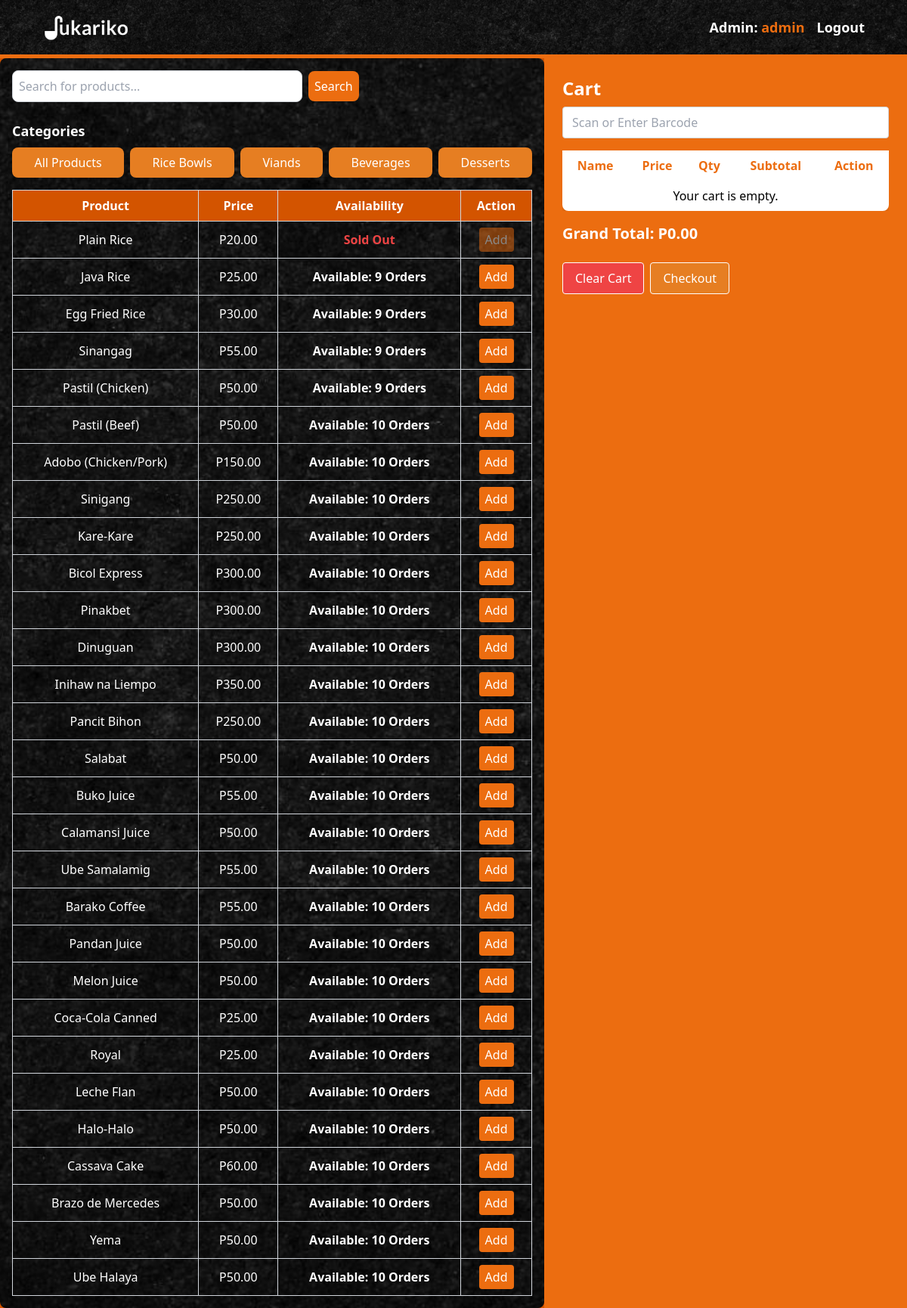
The page /Admin/cashier.php (signed in) on the database as committed earlier.
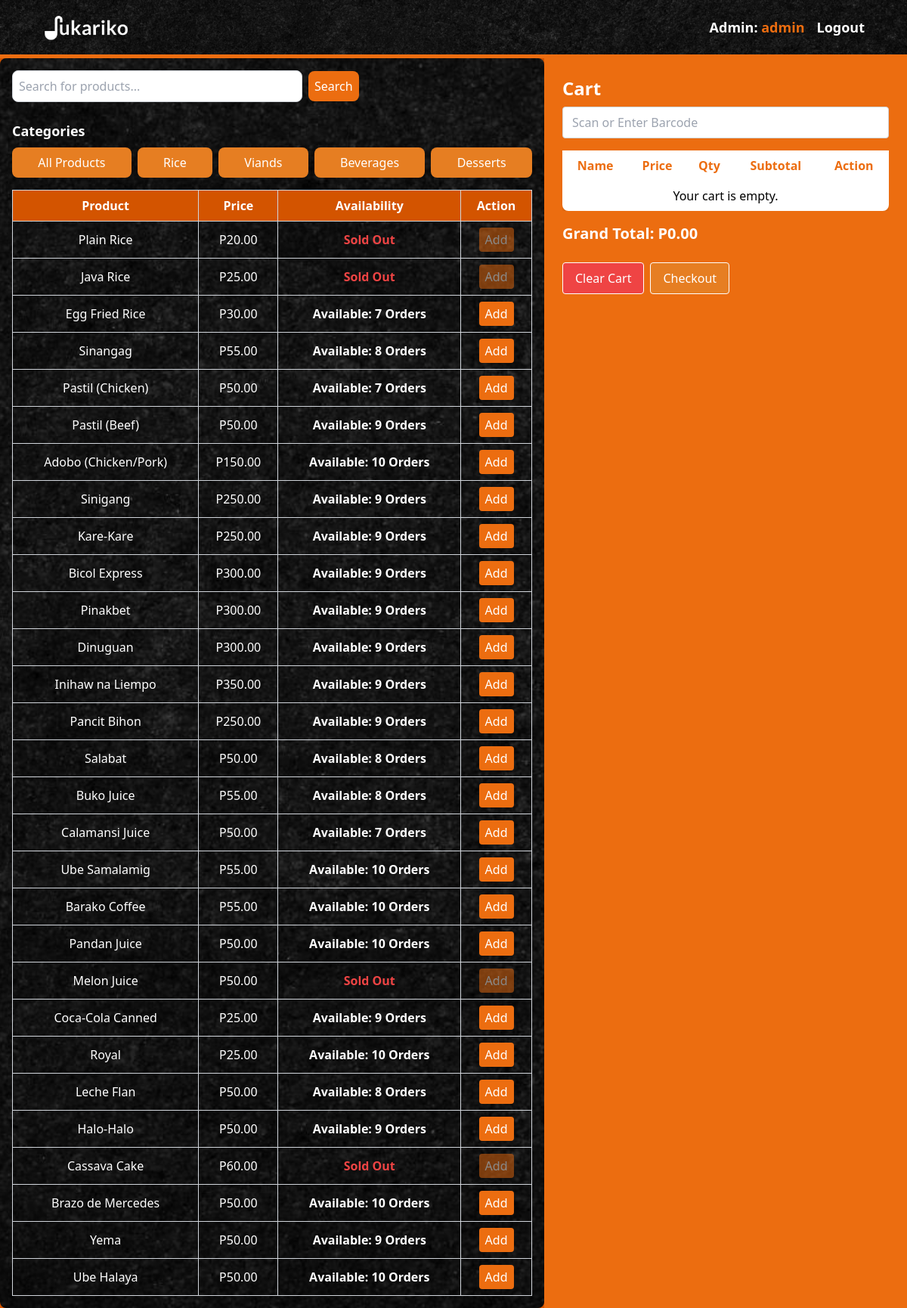
The same page on the database as committed later.
### tables this page shows
CREATE TABLE `users` (
  `id` int(11) NOT NULL,
  `username` varchar(255) NOT NULL,
  `password` varchar(255) NOT NULL,
  `email` varchar(255) NOT NULL,
  `phone` varchar(15) DEFAULT NULL,
  `profile_pic` varchar(255) DEFAULT NULL,
  `role` enum('user','admin','super_admin') DEFAULT 'user',
  `created_at` timestamp NOT NULL DEFAULT current_timestamp()
);

CREATE TABLE `categories` (
  `id` int(11) NOT NULL,
  `name` varchar(255) NOT NULL,
  `created_at` timestamp NOT NULL DEFAULT current_timestamp(),
  `category_code` varchar(50) NOT NULL,
  `img` varchar(255) DEFAULT NULL
);

CREATE TABLE `products` (
  `id` int(11) NOT NULL,
  `name` varchar(255) NOT NULL,
  `description` text DEFAULT NULL,
  `price` decimal(10,2) NOT NULL,
  `image` varchar(255) DEFAULT NULL,
  `stock` int(11) NOT NULL,
  `barcode` varchar(255) NOT NULL,
  `created_at` timestamp NOT NULL DEFAULT current_timestamp(),
  `category_code` varchar(10) DEFAULT NULL,
  `category` varchar(50) NOT NULL
);

### Admin/cashier.php (the view, shortened to what this page needs)
<?php
require __DIR__ . '/../db.php';
$user_id = $_SESSION['user_id'];
$user_query = $conn->query("SELECT username FROM users WHERE id = $user_id");
$user = $user_query->fetch_assoc();
try {
    $category_query = $pdo->query("SELECT * FROM categories");
    $categories = $category_query->fetchAll(PDO::FETCH_ASSOC);
} catch (PDOException $e) {
    die("Database error: " . $e->getMessage());
}
$product_query = $conn->query("SELECT * FROM products");
$searchTerm = '';
$query = "SELECT * FROM products WHERE 1=1";
$product_query = $conn->query($query);
$products = $product_query->fetch_all(MYSQLI_ASSOC);
?>
<!DOCTYPE html>
<html lang="en">
<head>
    <script src="https://cdn.tailwindcss.com"></script>
</head>
<body class="bg-[#D35400] min-h-screen w-full flex flex-col md:items-stretch">
    <nav class="bg-[url('../indexpic/preview.jpg')] bg-cover bg-center p-4 flex justify-between items-center text-white" style="border-bottom: 5px solid #EC6D10;">
        <img src="../imgmain/logo1.1.png" alt="SukariKo! Logo" class="h-[40px] w-auto pl-10" />
        <div class="nav-links flex items-center space-x-4 pr-10">
            <span class="font-bold text-lg">Admin: <span class="text-[#EC6D10]"><?= htmlspecialchars($user['username']); ?></span></span>
            <a href="/POS/logout.php" class="text-white text-lg font-bold transition hover:text-[#EC6D10]">Logout</a>
        </div>
    </nav>
    <div class="flex flex-1">
        <div class="w-3/5 p-4 bg-[url('../indexpic/preview.jpg')] bg-cover bg-center bg-fixed rounded-lg overflow-hidden">
            <form method="POST" class="flex space-x-2 items-center">
                <input type="text" name="search" value="<?php echo htmlspecialchars($searchTerm); ?>" class="p-2 border border-gray-300 rounded-lg w-96" placeholder="Search for products..." />
                <button type="submit" class="bg-[#ec6d10] text-white p-2 rounded-lg transition hover:bg-[#d45a08]">Search</button>
            </form>
            <br>
            <h2 class="text-lg font-semibold mb-2 text-white">Categories</h2>
            <div class="flex flex-wrap gap-2 mb-4">
                <a href="cashier.php" class="bg-[#E67E22] text-white px-4 py-2 rounded-lg transition hover:bg-[#d45a08] flex-grow text-center">
                    All Products
                </a>
                <?php foreach ($categories as $category): ?>
                    <a href="cashier.php?category=<?= htmlspecialchars($category['category_code']); ?>" class="bg-[#E67E22] text-white px-4 py-2 rounded-lg transition hover:bg-[#d45a08] flex-grow text-center">
                        <?= htmlspecialchars($category['name']); ?>
                    </a>
                <?php endforeach; ?>
            </div>
            <div class="overflow-x-auto">
                <table class="w-full bg-transparent shadow-md rounded-lg border border-gray-300 table-auto">
                    <thead>
                        <tr class="bg-[#D35400] text-white text-center border-b border-gray-300">
                            <th class="p-2 border border-gray-300">Product</th>
                            <th class="p-2 border border-gray-300">Price</th>
                            <th class="p-2 border border-gray-300">Availability</th>
                            <th class="p-2 border border-gray-300">Action</th>
                        </tr>
                    </thead>
                    <tbody class="bg-transparent">
                        <?php foreach ($products as $product): ?>
                            <tr class="text-center border border-gray-300 <?= $product['stock'] == 0 ? 'bg-gray-200' : 'bg-[#FAF3E0]'; ?> bg-transparent">
                                <td class="p-2 border border-gray-300 whitespace-nowrap overflow-hidden text-ellipsis bg-transparent text-white">
                                    <?= htmlspecialchars($product['name']); ?>
                                </td>
                                <td class="p-2 border border-gray-300 bg-transparent text-white">P<?= htmlspecialchars($product['price']); ?></td>
                                <td class="p-2 border border-gray-300 font-semibold <?= $product['stock'] > 0 ? 'text-white' : 'text-red-500'; ?> bg-transparent">
                                    <?= $product['stock'] > 0 ? 'Available: ' . $product['stock'] . ' Orders' : 'Sold Out'; ?>
                                </td>
                                <td class="p-2 border border-gray-300 bg-transparent">
                                <button onclick="addToCart('<?= htmlspecialchars($product['name']); ?>',
    <?= htmlspecialchars($product['price']); ?>,
    <?= htmlspecialchars($product['stock']); ?>,
    <?= htmlspecialchars($product['id']); ?>)" // Add product ID here
    class="bg-[#ec6d10] text-white px-2 py-1 rounded transition hover:bg-[#d55a0d] w-full sm:w-auto <?= $product['stock'] > 0 ? '' : 'opacity-50 cursor-not-allowed'; ?>"
    <?= $product['stock'] > 0 ? '' : 'disabled'; ?>>
    Add
</button>
                                </td>
                            </tr>
                        <?php endforeach; ?>
                    </tbody>
                </table>
            </div>
        </div>
        <div class="w-full md:w-2/5 p-6 bg-[#ec6d10]">
            <h2 class="text-2xl font-semibold mb-2 text-white">Cart</h2>
            <input type="text" id="barcode-input" placeholder="Scan or Enter Barcode" class="w-full px-3 py-2 mb-4 border border-gray-300 rounded" onkeypress="handleBarcodeInput(event)"/>
            <div class="overflow-x-auto">
                <table id="cart-table" class="w-full bg-white shadow-md rounded-lg"></table>
            </div>
            <p id="grand-total" class="text-xl text-white font-semibold mt-4 mb-6">Grand Total: P0.00</p>
            <div class="flex flex-wrap gap-2">
                <button class="bg-red-500 px-4 py-2 text-white rounded hover:bg-red-700 transition w-full md:w-auto border border-white" onclick="clearCart()">Clear Cart</button>
                <button class="bg-[#E67E22] px-4 py-2 text-white rounded hover:bg-[#d45a08] transition w-full md:w-auto border border-white" onclick="showCheckout()">Checkout</button>
            </div>
        </div>
    </div>
</body>
</html>

### Admin/cashier.php (style rules this page uses)
body { background-color: #F3F4F6; min-height: 100vh; margin: 0; padding: 0; box-sizing: border-box; }
h2 { font-size: 24px; font-weight: bold; color: #333; margin-bottom: 16px; }
button { padding: 10px 16px; font-size: 14px; font-weight: bold; border-radius: 6px; cursor: pointer; transition: background-color 0.3s ease; }
.mt-4 { margin-top: 16px; }

Rows that differ between the two databases and show on the page:
changed categories: name "Rice Bowls" → "Rice"
changed products "Java Rice": stock "9" → (not shown); stock "Available: Orders" → "Sold Out"
changed products "Egg Fried Rice": stock "9" → "7"
changed products "Sinangag": stock "9" → "8"
changed products "Pastil (Chicken)": stock "9" → "7"
changed products "Pastil (Beef)": stock "10" → "9"
changed products "Sinigang": stock "10" → "9"
changed products "Kare-Kare": stock "10" → "9"
changed products "Bicol Express": stock "10" → "9"
changed products "Pinakbet": stock "10" → "9"
changed products "Dinuguan": stock "10" → "9"
changed products "Inihaw na Liempo": stock "10" → "9"
changed products "Pancit Bihon": stock "10" → "9"
changed products "Salabat": stock "10" → "8"
changed products "Buko Juice": stock "10" → "8"
changed products "Calamansi Juice": stock "10" → "7"
changed products "Melon Juice": stock "10" → (not shown); stock "Available: Orders" → "Sold Out"
changed products "Coca-Cola Canned": stock "10" → "9"
changed products "Leche Flan": stock "10" → "8"
changed products "Halo-Halo": stock "10" → "9"
changed products "Cassava Cake": stock "10" → (not shown); stock "Available: Orders" → "Sold Out"
changed products "Yema": stock "10" → "9"
